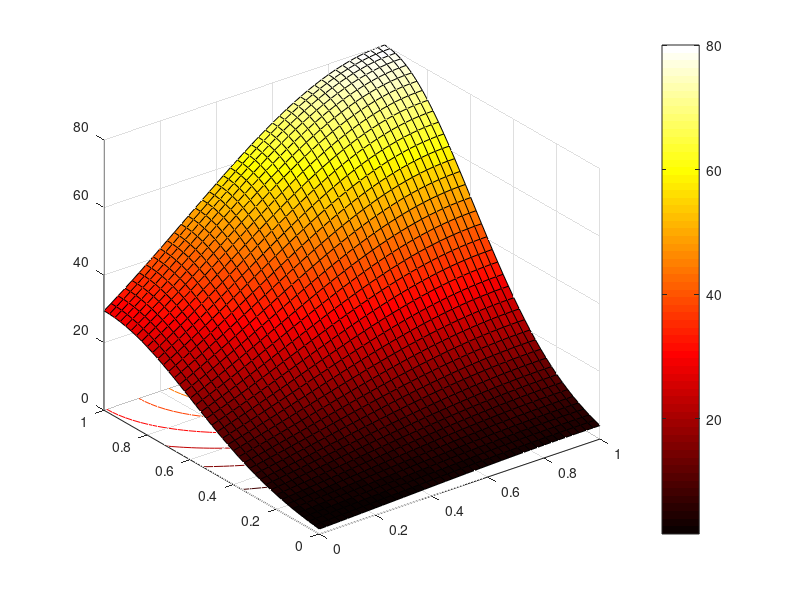
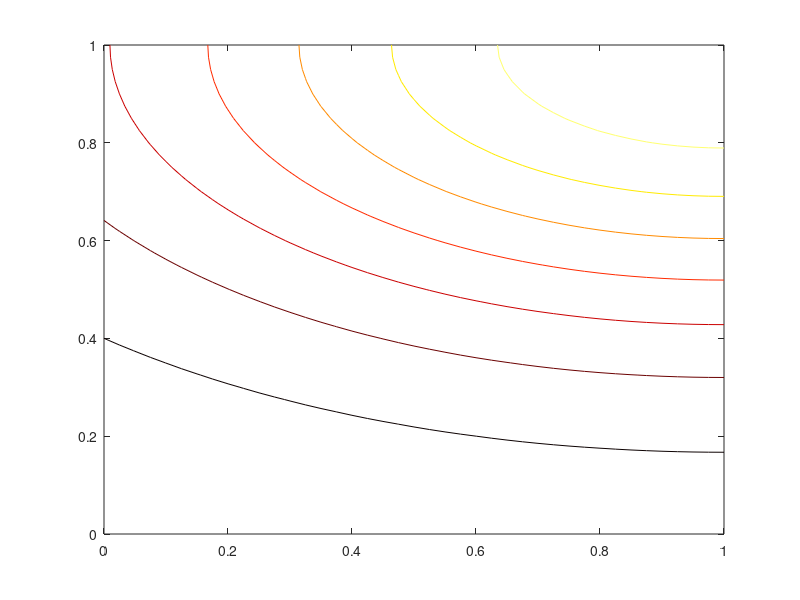
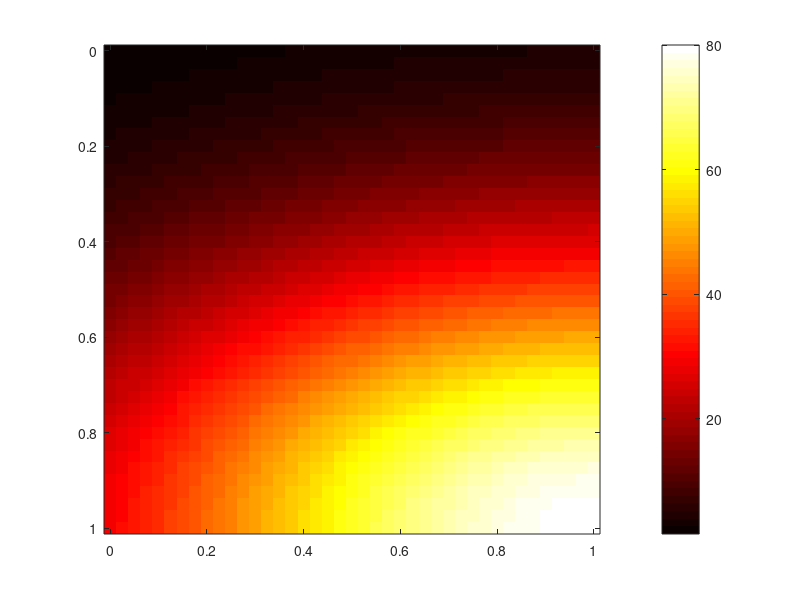

These charts were generated, in order, by the following MATLAB code:
 % I have adhered to all the tenets of the 
 % Duke Community Standard in creating this code.
 % Signed: [ih52]
clear; format short e
[x,y] = meshgrid(0:0.025:1);
T = 80.*exp(-(x-1).^2).*exp(-3.*(y-1).^2);
%% Surface Plot
figure(1);clf
xlabel('x (distance)')
ylabel('y (distance)')
title('Surface Plot of Palm 5.33')
surfc(x,y,T)
colorbar
colormap hot
print -depsc SurfacePlot533
%% Contour Plot
figure(2);clf
xlabel('x (distance)')
ylabel('y (distance)')
title('Contour Plot of  Palm 5.33')
contour(x,y,T,[0:10:80])
colormap hot
print -depsc ContourPlot533
%% Imagesc Plot
figure(3);clf
xlabel('x (distance)')
ylabel('y (distance)')
title('Imagesc Plot of Palm 5.33')
imagesc([0 1],[0 1],T)
colorbar
colormap hot
print -depsc ImagescPlot533